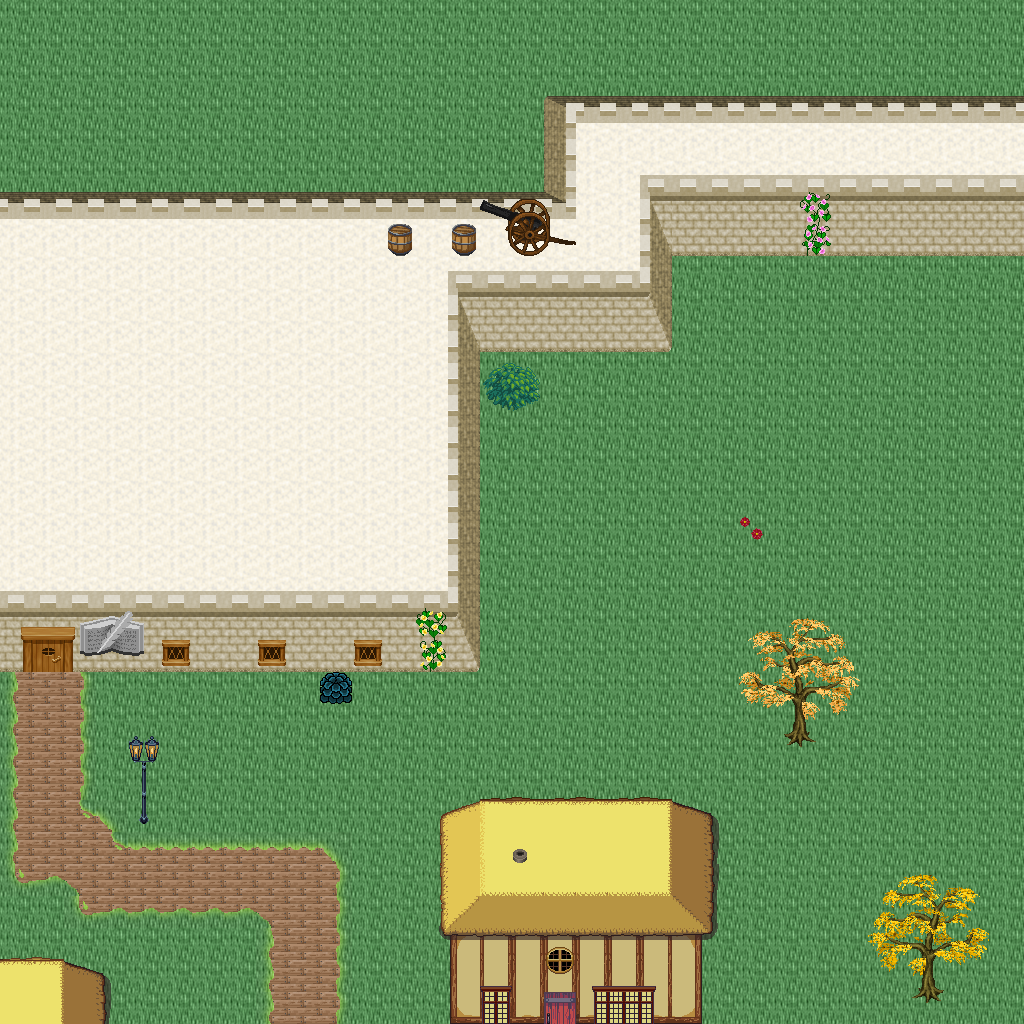

Tiled map render using the project's own tile images. Description and the map definition, with tile-layer contents summarised, below:
An orthogonal 32x32 tile map with 32x32 px tiles, 5 tile layers (Ground, Objects, Objects2, Above, ...), 1 hidden layer not drawn, 46 tilesets.

<map version="1.10" tiledversion="1.11.0" orientation="orthogonal" renderorder="right-down" width="32" height="32" tilewidth="32" tileheight="32" infinite="0" nextlayerid="11" nextobjectid="1">
 <tileset firstgid="1" name="logic_collision" tilewidth="32" tileheight="32" tilecount="1" columns="1">
  <image source="../drawable/logic_collision.png" width="32" height="32" />
 </tileset>
 <tileset firstgid="2" name="ground_ground" tilewidth="32" tileheight="32" tilecount="33" columns="3">
  <image source="../drawable/ground_ground.png" width="96" height="352" />
 </tileset>
 <tileset firstgid="35" name="building_castle" tilewidth="32" tileheight="32" tilecount="320" columns="20">
  <image source="../drawable/building_castle.png" width="640" height="512" />
 </tileset>
 <tileset firstgid="355" name="item_weapon_cannon" tilewidth="32" tileheight="32" tilecount="12" columns="3">
  <image source="../drawable/item_weapon_cannon.png" width="96" height="128" />
 </tileset>
 <tileset firstgid="367" name="item_pot_barrels_1" tilewidth="32" tileheight="32" tilecount="8" columns="4">
  <image source="../drawable/item_pot_barrels_1.png" width="128" height="64" />
 </tileset>
 <tileset firstgid="375" name="building_door_door" tilewidth="32" tileheight="32" tilecount="6" columns="3">
  <image source="../drawable/building_door_door.png" width="96" height="64" />
 </tileset>
 <tileset firstgid="381" name="building_door_closed" tilewidth="32" tileheight="32" tilecount="1" columns="1">
  <image source="../drawable/building_door_closed.png" width="32" height="32" />
 </tileset>
 <tileset firstgid="382" name="building_window_window_centered" tilewidth="32" tileheight="32" tilecount="1" columns="1">
  <image source="../drawable/building_window_window_centered.png" width="32" height="32" />
 </tileset>
 <tileset firstgid="383" name="building_decoration_chimney_big" tilewidth="32" tileheight="32" tilecount="2" columns="1">
  <image source="../drawable/building_decoration_chimney_big.png" width="32" height="64" />
 </tileset>
 <tileset firstgid="385" name="ground_grass_corners" tilewidth="32" tileheight="32" tilecount="24" columns="6">
  <image source="../drawable/ground_grass_corners.png" width="192" height="128" />
 </tileset>
 <tileset firstgid="409" name="ground_grass_edges" tilewidth="32" tileheight="32" tilecount="36" columns="12">
  <image source="../drawable/ground_grass_edges.png" width="384" height="96" />
 </tileset>
 <tileset firstgid="445" name="item_statue_lion_statues" tilewidth="32" tileheight="32" tilecount="8" columns="2">
  <image source="../drawable/item_statue_lion_statues.png" width="64" height="128" />
 </tileset>
 <tileset firstgid="453" name="item_statue_girl_with_bird" tilewidth="32" tileheight="32" tilecount="12" columns="4">
  <image source="../drawable/item_statue_girl_with_bird.png" width="128" height="96" />
 </tileset>
 <tileset firstgid="465" name="furniture_light_lamp_blue" tilewidth="32" tileheight="32" tilecount="3" columns="1">
  <image source="../drawable/furniture_light_lamp_blue.png" width="32" height="96" />
 </tileset>
 <tileset firstgid="468" name="light_dim_light_7x5" tilewidth="32" tileheight="32" tilecount="35" columns="7">
  <image source="../drawable/light_dim_light_7x5.png" width="224" height="160" />
 </tileset>
 <tileset firstgid="503" name="plant_flower_daisy_blue" tilewidth="32" tileheight="32" tilecount="8" columns="2">
  <image source="../drawable/plant_flower_daisy_blue.png" width="64" height="128" />
 </tileset>
 <tileset firstgid="511" name="plant_flower_daisy_red" tilewidth="32" tileheight="32" tilecount="8" columns="2">
  <image source="../drawable/plant_flower_daisy_red.png" width="64" height="128" />
 </tileset>
 <tileset firstgid="519" name="plant_flower_daisy_white" tilewidth="32" tileheight="32" tilecount="8" columns="2">
  <image source="../drawable/plant_flower_daisy_white.png" width="64" height="128" />
 </tileset>
 <tileset firstgid="527" name="plant_flower_daisy_yellow" tilewidth="32" tileheight="32" tilecount="8" columns="2">
  <image source="../drawable/plant_flower_daisy_yellow.png" width="64" height="128" />
 </tileset>
 <tileset firstgid="535" name="plant_tree_fall_trees" tilewidth="32" tileheight="32" tilecount="40" columns="8">
  <image source="../drawable/plant_tree_fall_trees.png" width="256" height="160" />
 </tileset>
 <tileset firstgid="575" name="plant_tree_oak_tree" tilewidth="32" tileheight="32" tilecount="20" columns="4">
  <image source="../drawable/plant_tree_oak_tree.png" width="128" height="160" />
 </tileset>
 <tileset firstgid="595" name="plant_tree_chestnut_tree" tilewidth="32" tileheight="32" tilecount="20" columns="4">
  <image source="../drawable/plant_tree_chestnut_tree.png" width="128" height="160" />
 </tileset>
 <tileset firstgid="615" name="plant_tree_locust_tree" tilewidth="32" tileheight="32" tilecount="20" columns="4">
  <image source="../drawable/plant_tree_locust_tree.png" width="128" height="160" />
 </tileset>
 <tileset firstgid="635" name="logic_protection" tilewidth="32" tileheight="32" tilecount="2" columns="2">
  <image source="../drawable/logic_protection.png" width="64" height="32" />
 </tileset>
 <tileset firstgid="637" name="plant_bush_hosta" tilewidth="32" tileheight="32" tilecount="9" columns="3">
  <image source="../drawable/plant_bush_hosta.png" width="96" height="96" />
 </tileset>
 <tileset firstgid="646" name="plant_flower_flowers_mixed" tilewidth="32" tileheight="32" tilecount="16" columns="4">
  <image source="../drawable/plant_flower_flowers_mixed.png" width="128" height="128" />
 </tileset>
 <tileset firstgid="662" name="plant_flower_red_blue_clusters" tilewidth="32" tileheight="32" tilecount="4" columns="1">
  <image source="../drawable/plant_flower_red_blue_clusters.png" width="32" height="128" />
 </tileset>
 <tileset firstgid="666" name="furniture_chair_bench_iron" tilewidth="32" tileheight="32" tilecount="4" columns="2">
  <image source="../drawable/furniture_chair_bench_iron.png" width="64" height="64" />
 </tileset>
 <tileset firstgid="670" name="plant_stump_stump_pale_purple" tilewidth="32" tileheight="32" tilecount="4" columns="2">
  <image source="../drawable/plant_stump_stump_pale_purple.png" width="64" height="64" />
 </tileset>
 <tileset firstgid="674" name="plant_stump_small_stump" tilewidth="32" tileheight="32" tilecount="4" columns="2">
  <image source="../drawable/plant_stump_small_stump.png" width="64" height="64" />
 </tileset>
 <tileset firstgid="678" name="building_decoration_banner" tilewidth="32" tileheight="32" tilecount="12" columns="1">
  <image source="../drawable/building_decoration_banner.png" width="32" height="384" />
 </tileset>
 <tileset firstgid="690" name="building_decoration_chimney" tilewidth="32" tileheight="32" tilecount="2" columns="1">
  <image source="../drawable/building_decoration_chimney.png" width="32" height="64" />
 </tileset>
 <tileset firstgid="692" name="plant_flower_vines_flowered" tilewidth="32" tileheight="32" tilecount="9" columns="3">
  <image source="../drawable/plant_flower_vines_flowered.png" width="96" height="96" />
 </tileset>
 <tileset firstgid="701" name="building_decoration_library_banner" tilewidth="32" tileheight="32" tilecount="6" columns="3">
  <image source="../drawable/building_decoration_library_banner.png" width="96" height="64" />
 </tileset>
 <tileset firstgid="707" name="logic_portal" tilewidth="32" tileheight="32" tilecount="24" columns="8">
  <image source="../drawable/logic_portal.png" width="256" height="96" />
 </tileset>
 <tileset firstgid="731" name="building_cottage" tilewidth="32" tileheight="32" tilecount="256" columns="16">
  <image source="../drawable/building_cottage.png" width="512" height="512" />
 </tileset>
 <tileset firstgid="987" name="building_roof_thatched_roof" tilewidth="32" tileheight="32" tilecount="256" columns="16">
  <image source="../drawable/building_roof_thatched_roof.png" width="512" height="512" />
 </tileset>
 <tileset firstgid="1243" name="building_window_windows" tilewidth="32" tileheight="32" tilecount="256" columns="16">
  <image source="../drawable/building_window_windows.png" width="512" height="512" />
 </tileset>
 <tileset firstgid="1499" name="building_door_doors" tilewidth="32" tileheight="32" tilecount="256" columns="16">
  <image source="../drawable/building_door_doors.png" width="512" height="512" />
 </tileset>
 <tileset firstgid="1755" name="building_decoration_chimney_brown_stacks" tilewidth="32" tileheight="32" tilecount="2" columns="1">
  <image source="../drawable/building_decoration_chimney_brown_stacks.png" width="32" height="64" />
 </tileset>
 <tileset firstgid="1757" name="ground_ground_3" tilewidth="32" tileheight="32" tilecount="5" columns="5">
  <image source="../drawable/ground_ground_3.png" width="160" height="32" />
 </tileset>
 <tileset firstgid="1762" name="plant_bush_bush_pinks" tilewidth="32" tileheight="32" tilecount="4" columns="2">
  <image source="../drawable/plant_bush_bush_pinks.png" width="64" height="64" />
 </tileset>
 <tileset firstgid="1766" name="plant_bushes_and_trees" tilewidth="32" tileheight="32" tilecount="144" columns="16">
  <image source="../drawable/plant_bushes_and_trees.png" width="512" height="289" />
 </tileset>
 <tileset firstgid="1910" name="plant_bush_berried" tilewidth="32" tileheight="32" tilecount="60" columns="5">
  <image source="../drawable/plant_bush_berried.png" width="160" height="384" />
 </tileset>
 <tileset firstgid="1970" name="plant_bush_leafy" tilewidth="32" tileheight="32" tilecount="48" columns="8">
  <image source="../drawable/plant_bush_leafy.png" width="256" height="192" />
 </tileset>
 <tileset firstgid="2018" name="plant_bush_flowering" tilewidth="32" tileheight="32" tilecount="72" columns="8">
  <image source="../drawable/plant_bush_flowering.png" width="256" height="288" />
 </tileset>
 <layer id="1" name="Ground" width="32" height="32">
  <data>[1024 cells, 1024 non-empty, 8 distinct tile ids]</data>
 </layer>
 <layer id="2" name="Objects" width="32" height="32">
  <data>[1024 cells, 150 non-empty, 40 distinct tile ids]</data>
 </layer>
 <layer id="3" name="Objects2" width="32" height="32">
  <data>[1024 cells, 31 non-empty, 30 distinct tile ids]</data>
 </layer>
 <layer id="4" name="Above" width="32" height="32">
  <data>[1024 cells, 102 non-empty, 67 distinct tile ids]</data>
 </layer>
 <layer id="5" name="Above2" width="32" height="32">
  <data>[1024 cells, 1 non-empty, 1 distinct tile ids]</data>
 </layer>
 <layer id="6" name="Walkable" width="32" height="32" visible="0">
  <data>[1024 cells, 369 non-empty, 1 distinct tile ids]</data>
 </layer>
 <objectgroup id="7" name="Mapevents" />
 <objectgroup id="8" name="Spawn" />
 <objectgroup id="9" name="Keys" />
 <objectgroup id="10" name="Replace" />
</map>
